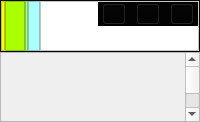
              <widget class="QWidget" name="page_2">
               <layout class="QGridLayout" name="gridLayout_3">
                <property name="leftMargin">
                 <number>0</number>
                </property>
                <property name="topMargin">
                 <number>0</number>
                </property>
                <property name="rightMargin">
                 <number>0</number>
                </property>
                <property name="bottomMargin">
                 <number>0</number>
                </property>
                <property name="horizontalSpacing">
                 <number>0</number>
                </property>
                <item row="0" column="0">
                 <layout class="QVBoxLayout" name="verticalLayout_4" stretch="1,9">
                  <property name="spacing">
                   <number>0</number>
                  </property>
                  <item>
                   <widget class="QFrame" name="top_2">
                    <property name="styleSheet">
                     <string notr="true">background-color: rgb(7,7, 7);</string>
                    </property>
                    <property name="frameShape">
                     <enum>QFrame::StyledPanel</enum>
                    </property>
                    <property name="frameShadow">
                     <enum>QFrame::Raised</enum>
                    </property>
                    <layout class="QVBoxLayout" name="verticalLayout_5" stretch="9,1">
                     <property name="spacing">
                      <number>0</number>
                     </property>
                     <property name="leftMargin">
                      <number>0</number>
                     </property>
                     <property name="topMargin">
                      <number>0</number>
                     </property>
                     <property name="rightMargin">
                      <number>0</number>
                     </property>
                     <property name="bottomMargin">
                      <number>0</number>
                     </property>
                     <item>
                      <layout class="QHBoxLayout" name="horizontalLayout_4" stretch="14,40,10,40,15">
                       <property name="spacing">
                        <number>0</number>
                       </property>
                       <item>
                        <widget class="QFrame" name="frame_7">
                         <property name="styleSheet">
                          <string notr="true">background-color: rgb(255, 255, 0);</string>
                         </property>
                         <property name="frameShape">
                          <enum>QFrame::StyledPanel</enum>
                         </property>
                         <property name="frameShadow">
                          <enum>QFrame::Raised</enum>
                         </property>
                         <widget class="QPushButton" name="pushButton_8">
                          <property name="geometry">
                           <rect>
                            <x>20</x>
                            <y>10</y>
                            <width>32</width>
                            <height>32</height>
                           </rect>
                          </property>
                          <property name="styleSheet">
                           <string notr="true">background-color: rgb(10, 10, 10);
border-image: url(:/1/back.svg);
border-radius: 15px</string>
                          </property>
                          <property name="text">
                           <string/>
                          </property>
                         </widget>
                         <widget class="QPushButton" name="pushButton_9">
                          <property name="geometry">
                           <rect>
                            <x>70</x>
                            <y>10</y>
                            <width>32</width>
                            <height>32</height>
                           </rect>
                          </property>
                          <property name="styleSheet">
                           <string notr="true">background-color: rgb(10, 10, 10);
border-image: url(:/1/forward.svg);
border-radius: 15px</string>
                          </property>
                          <property name="text">
                           <string/>
                          </property>
                         </widget>
                        </widget>
                       </item>
                       <item>
                        <widget class="QFrame" name="frame_8">
                         <property name="styleSheet">
                          <string notr="true">background-color: rgb(170, 255, 0);</string>
                         </property>
                         <property name="frameShape">
                          <enum>QFrame::StyledPanel</enum>
                         </property>
                         <property name="frameShadow">
                          <enum>QFrame::Raised</enum>
                         </property>
                         <layout class="QGridLayout" name="gridLayout_4">
                          <property name="topMargin">
                           <number>5</number>
                          </property>
                          <property name="bottomMargin">
                           <number>5</number>
                          </property>
                          <item row="0" column="0">
                           <widget class="QWidget" name="widget_3" native="true">
                            <property name="styleSheet">
                             <string notr="true">background-color: rgb(255, 255, 255);
border-radius: 16px</string>
                            </property>
                            <widget class="QWidget" name="widget_4" native="true">
                             <property name="geometry">
                              <rect>
                               <x>3</x>
                               <y>0</y>
                               <width>38</width>
                               <height>38</height>
                              </rect>
                             </property>
                             <property name="styleSheet">
                              <string notr="true">border-image: url(:/1/Bsearch.svg);</string>
                             </property>
                            </widget>
                            <widget class="QLineEdit" name="lineEdit">
                             <property name="geometry">
                              <rect>
                               <x>44</x>
                               <y>-6</y>
                               <width>291</width>
                               <height>51</height>
                              </rect>
                             </property>
                             <property name="styleSheet">
                              <string notr="true">font: 75 15pt &quot;ADMUI3Lg&quot;;</string>
                             </property>
                             <property name="text">
                              <string/>
                             </property>
                             <property name="placeholderText">
                              <string>想听什么？</string>
                             </property>
                            </widget>
                           </widget>
                          </item>
                         </layout>
                        </widget>
                       </item>
                       <item>
                        <widget class="QFrame" name="frame_9">
                         <property name="styleSheet">
                          <string notr="true">background-color: rgb(170, 255, 127);</string>
                         </property>
                         <property name="frameShape">
                          <enum>QFrame::StyledPanel</enum>
                         </property>
                         <property name="frameShadow">
                          <enum>QFrame::Raised</enum>
                         </property>
                        </widget>
                       </item>
                       <item>
                        <widget class="QFrame" name="frame_10">
                         <property name="styleSheet">
                          <string notr="true">background-color: rgb(170, 255, 255);</string>
                         </property>
                         <property name="frameShape">
                          <enum>QFrame::StyledPanel</enum>
                         </property>
                         <property name="frameShadow">
                          <enum>QFrame::Raised</enum>
                         </property>
                         <widget class="QWidget" name="widget_2" native="true">
                          <property name="geometry">
                           <rect>
                            <x>200</x>
                            <y>10</y>
                            <width>141</width>
                            <height>31</height>
                           </rect>
                          </property>
                          <property name="styleSheet">
                           <string notr="true">background-color: rgb(40, 40, 40);
border-radius: 12px</string>
                          </property>
                          <widget class="QPushButton" name="pushButton_10">
                           <property name="geometry">
                            <rect>
                             <x>3</x>
                             <y>3</y>
                             <width>25</width>
                             <height>25</height>
                            </rect>
                           </property>
                           <property name="styleSheet">
                            <string notr="true">background-color: rgb(83, 83, 83);
border-image: url(:/1/user.svg);
border-radius: 12px</string>
                           </property>
                           <property name="text">
                            <string/>
                           </property>
                          </widget>
                          <widget class="QPushButton" name="pushButton_11">
                           <property name="geometry">
                            <rect>
                             <x>31</x>
                             <y>4</y>
                             <width>75</width>
                             <height>23</height>
                            </rect>
                           </property>
                           <property name="styleSheet">
                            <string notr="true">color: rgb(255, 255, 255);</string>
                           </property>
                           <property name="text">
                            <string>PushButton</string>
                           </property>
                          </widget>
                         </widget>
                        </widget>
                       </item>
                       <item>
                        <widget class="QFrame" name="frame_11">
                         <property name="styleSheet">
                          <string notr="true">background-color: rgb(255, 255, 255);</string>
                         </property>
                         <property name="frameShape">
                          <enum>QFrame::StyledPanel</enum>
                         </property>
                         <property name="frameShadow">
                          <enum>QFrame::Raised</enum>
                         </property>
                         <layout class="QHBoxLayout" name="horizontalLayout_5" stretch="1">
                          <property name="leftMargin">
                           <number>57</number>
                          </property>
                          <property name="topMargin">
                           <number>0</number>
                          </property>
                          <property name="rightMargin">
                           <number>0</number>
                          </property>
                          <property name="bottomMargin">
                           <number>24</number>
                          </property>
                          <item>
                           <widget class="QFrame" name="frame_12">
                            <property name="minimumSize">
                             <size>
                              <width>100</width>
                              <height>24</height>
                             </size>
                            </property>
                            <property name="maximumSize">
                             <size>
                              <width>100</width>
                              <height>24</height>
                             </size>
                            </property>
                            <property name="styleSheet">
                             <string notr="true">background-color: rgb(3, 3, 3);</string>
                            </property>
                            <property name="frameShape">
                             <enum>QFrame::StyledPanel</enum>
                            </property>
                            <property name="frameShadow">
                             <enum>QFrame::Raised</enum>
                            </property>
                            <layout class="QHBoxLayout" name="horizontalLayout_6" stretch="1,1,1">
                             <property name="spacing">
                              <number>10</number>
                             </property>
                             <property name="leftMargin">
                              <number>3</number>
                             </property>
                             <property name="topMargin">
                              <number>0</number>
                             </property>
                             <property name="rightMargin">
                              <number>3</number>
                             </property>
                             <property name="bottomMargin">
                              <number>0</number>
                             </property>
                             <item>
                              <widget class="QPushButton" name="pushButton_12">
                               <property name="sizePolicy">
                                <sizepolicy hsizetype="Minimum" vsizetype="Expanding">
                                 <horstretch>0</horstretch>
                                 <verstretch>0</verstretch>
                                </sizepolicy>
                               </property>
                               <property name="styleSheet">
                                <string notr="true">border-image: url(:/1/windows-minimize.svg);</string>
                               </property>
                               <property name="text">
                                <string/>
                               </property>
                              </widget>
                             </item>
                             <item>
                              <widget class="QPushButton" name="pushButton_13">
                               <property name="sizePolicy">
                                <sizepolicy hsizetype="Minimum" vsizetype="Expanding">
                                 <horstretch>0</horstretch>
                                 <verstretch>0</verstretch>
                                </sizepolicy>
                               </property>
                               <property name="styleSheet">
                                <string notr="true">border-image: url(:/1/windows-maximize.svg);</string>
                               </property>
                               <property name="text">
                                <string/>
                               </property>
                              </widget>
                             </item>
                             <item>
                              <widget class="QPushButton" name="pushButton_14">
                               <property name="sizePolicy">
                                <sizepolicy hsizetype="Minimum" vsizetype="Expanding">
                                 <horstretch>0</horstretch>
                                 <verstretch>0</verstretch>
                                </sizepolicy>
                               </property>
                               <property name="styleSheet">
                                <string notr="true">border-image: url(:/1/windows-close.svg);</string>
                               </property>
                               <property name="text">
                                <string/>
                               </property>
                              </widget>
                             </item>
                            </layout>
                           </widget>
                          </item>
                         </layout>
                        </widget>
                       </item>
                      </layout>
                     </item>
                     <item>
                      <widget class="QFrame" name="frame_13">
                       <property name="styleSheet">
                        <string notr="true">background-color: rgb(85, 170, 255);</string>
                       </property>
                       <property name="frameShape">
                        <enum>QFrame::StyledPanel</enum>
                       </property>
                       <property name="frameShadow">
                        <enum>QFrame::Raised</enum>
                       </property>
                      </widget>
                     </item>
                    </layout>
                   </widget>
                  </item>
                  <item>
                   <widget class="QScrollArea" name="scrollArea_2">
                    <property name="sizePolicy">
                     <sizepolicy hsizetype="Preferred" vsizetype="Preferred">
                      <horstretch>0</horstretch>
                      <verstretch>0</verstretch>
                     </sizepolicy>
                    </property>
                    <property name="widgetResizable">
                     <bool>true</bool>
                    </property>
                    <widget class="QWidget" name="scrollAreaWidgetContents_3">
                     <property name="geometry">
                      <rect>
                       <x>0</x>
                       <y>0</y>
                       <width>1086</width>
                       <height>1200</height>
                      </rect>
                     </property>
                     <property name="sizePolicy">
                      <sizepolicy hsizetype="Preferred" vsizetype="Preferred">
                       <horstretch>0</horstretch>
                       <verstretch>0</verstretch>
                      </sizepolicy>
                     </property>
                     <property name="minimumSize">
                      <size>
                       <width>0</width>
                       <height>1200</height>
                      </size>
                     </property>
                    </widget>
                   </widget>
                  </item>
                 </layout>
                </item>
               </layout>
              </widget>
